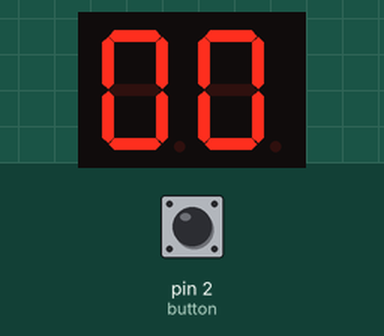
Simulated run of this sketch. Board: Arduino Uno, built with avr-gcc and run on an emulated ATmega328P. On the bench: 2-digit seven-segment display. Wiring (inferred from the names in the program): 2-digit 7-segment display, segments lit when HIGH: segments pin 3, pin 4, pin 5, pin 6, pin 7, pin 8, pin 9, pin 10; digit selects pin 11, pin 12. The inputs (shaded band) are chosen by the test bench; at power-on: pin 2 (button) HIGH. The segment pins are drawn as the display they are named for.

Above: at 1.2 s.
1.3 s: pin 2 (button) pulled LOW for 0.15 s
At 1.46 s:
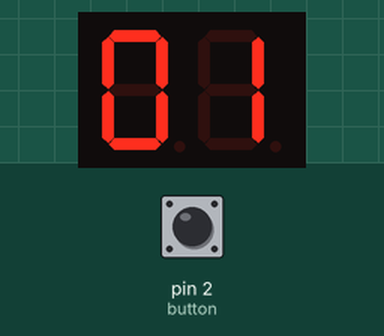
2.0 s: pin 2 (button) pulled LOW for 1 s
At 2.26 s:
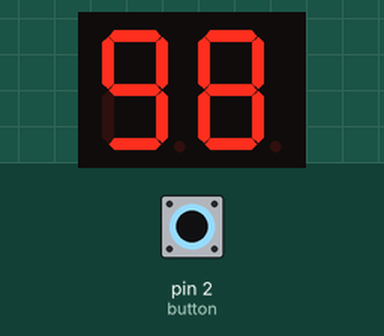
3.6 s: pin 2 (button) pulled LOW for 0.15 s
At 4.08 s:
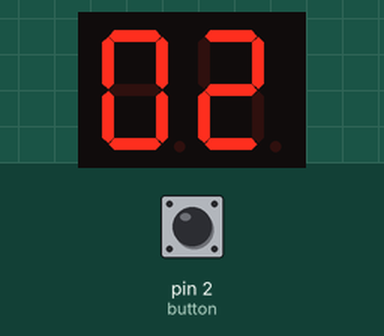
4.3 s: pin 2 (button) pulled LOW for 1 s
At 4.68 s:
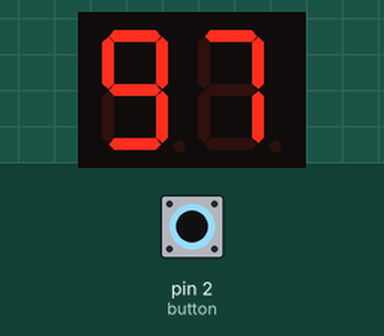
Timing chart, 0 to 6.9 s (numbered marks = the images above; inputs shaded):
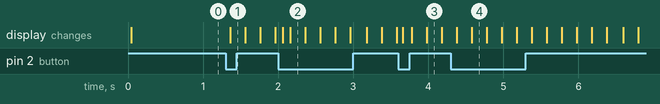

Measured:
- after the input at 1.3 s, the display: changes after 0.06 s (image 1)

The sketch:

bai5_6.ino
```cpp
const byte seg[8] = {3, 4, 5, 6, 7, 8, 9, 10};
const byte dig[2] = {11, 12};
const byte button = 2;

byte num = 0;
byte state = 0;

unsigned long lastCount = 0;
unsigned long lastPress = 0;
volatile bool btn_state = false;

const byte so[10] = {
  B00111111,
  B00000110,
  B01011011,
  B01001111,
  B01100110,
  B01101101,
  B01111101,
  B00000111,
  B01111111,
  B01101111
};

void setup() {
  for (int i = 0; i < 8; i++) {
    pinMode(seg[i], OUTPUT);
    digitalWrite(seg[i], LOW);
  }

  for (int i = 0; i < 2; i++) {
    pinMode(dig[i], OUTPUT);
    digitalWrite(dig[i], HIGH);
  }

  pinMode(button, INPUT_PULLUP);
  attachInterrupt(digitalPinToInterrupt(button), isr, FALLING);
}

void isr() {
  btn_state = true;
}

void loop() {

  if (btn_state) {
    btn_state = false;

    if (millis() - lastPress > 200) {
      lastPress = millis();

      if (state == 0) {
        state = 1;
        num = 0;
      }
      else if (state == 1) {
        state = 2;
        num = 99;
      }
      else {
        state = 1;
        num = 0;
      }
    }
  }

  if (state != 0 && millis() - lastCount > 200) {
    lastCount = millis();

    if (state == 1) {
      num = (num + 1) % 100;
    }
    else if (state == 2) {
      num = (num + 99) % 100;
    }
  }

  hien_thi(num);
}

void hien_thi(byte n) {
  byte d[2];
  d[0] = n / 10;
  d[1] = n % 10;

  for (int i = 0; i < 2; i++) {

    digitalWrite(dig[0], HIGH);
    digitalWrite(dig[1], HIGH);

    byte x = so[d[i]];
    for (int k = 0; k < 8; k++) {
      digitalWrite(seg[k], bitRead(x, k));
    }

    digitalWrite(dig[i], LOW);
    delayMicroseconds(1000);
  }
}
```
